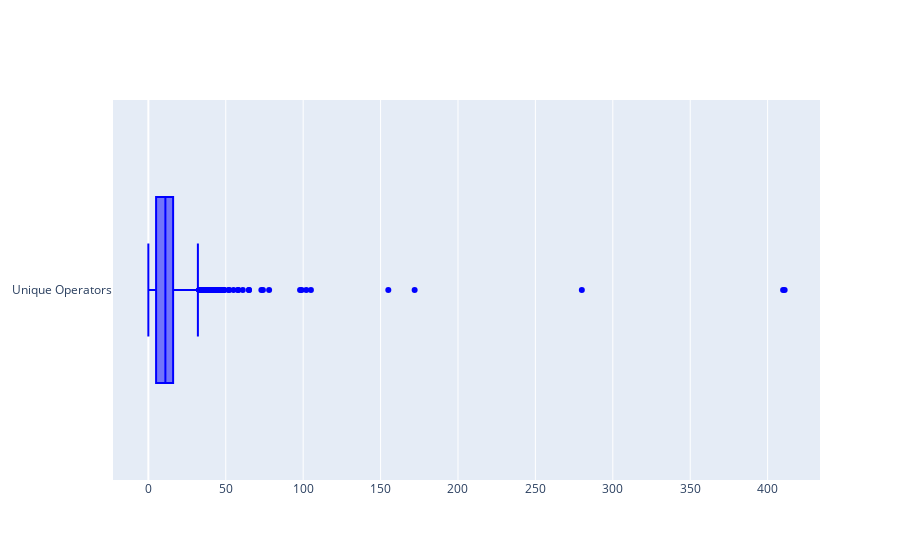

Here is the notebook cell this chart was saved with:
### Markdown cell above
**Outlier Detection**

A box plot is used for outlier detection. It displays 5 statistics of the dataset namely min, 1st quartile, median, 3rd quartile and the max.

### Code cell
trace1 = go.Box(
    x = data.uniq_Op,
    name = 'Unique Operators',
    marker = dict(color = 'blue')
    )
box_data = [trace1]
iplot(box_data)

### Figure 1 — Plotly figure (JSON) as saved in the notebook; plotly's stock layout.template omitted (floating-point values rounded to 4 significant figures; data arrays with more than 128 entries replaced by an {"elided": "..."} marker saying what was removed)
{"data": [{"marker": {"color": "blue"}, "name": "Unique Operators", "type": "box", "x": {"elided": "10885 str values"}}], "layout": {}}
